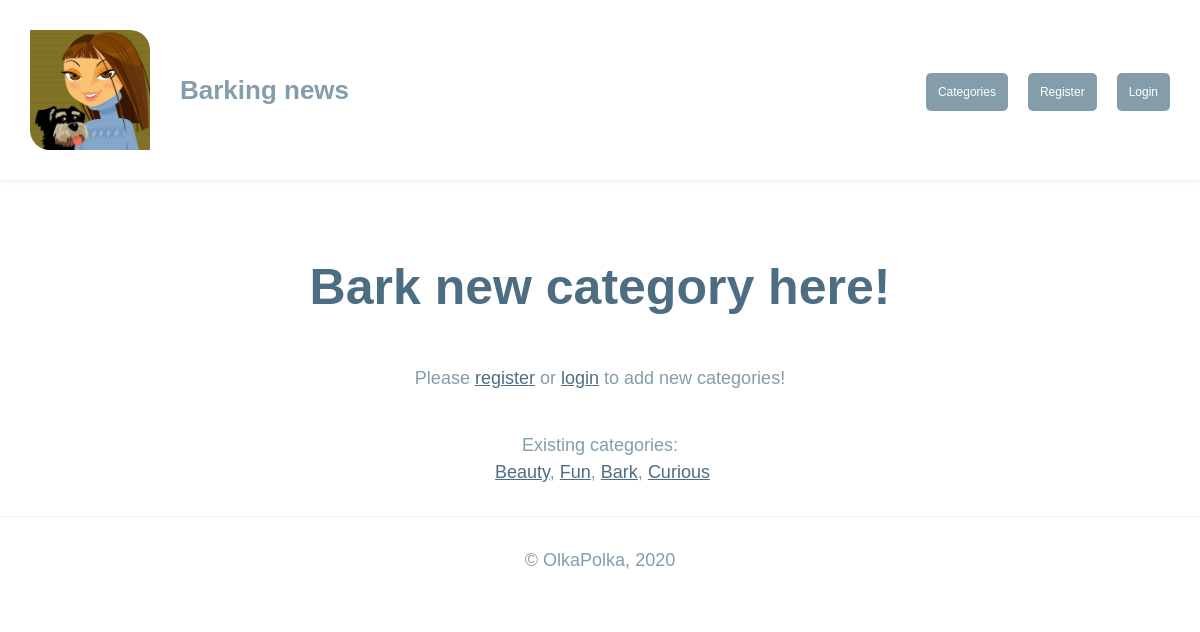
The page /categories on the database its author committed.
### tables this page shows
CREATE TABLE 'categories' ('category_id' integer PRIMARY KEY AUTOINCREMENT NOT NULL,'category_title' varchar(255));

### application.py (the view)
@app.route("/categories", methods=["GET", "POST"])
def categories():
    if (session and session['user_id']):
        userId = session['user_id']
    else:
        userId = False
    if request.method == "POST":
        if not request.form.get("title"):
            return apology("Please provide category title")
        elif not session["user_id"]:
            return apology("Anonymous users are not allowed to add categories")
        else:
            db.execute("INSERT INTO categories (category_title) VALUES (:title)",
                title=request.form.get("title"))
            currentCategories = db.execute("SELECT * FROM categories")
            return render_template("categories.html", showMessage=True, currentCategories=currentCategories, userId=userId)
    else:
        currentCategories = db.execute("SELECT * FROM categories")
        return render_template("categories.html", currentCategories=currentCategories, userId=userId)

### application.py (called while the page is built)
@app.after_request
def after_request(response):
    response.headers["Cache-Control"] = "no-cache, no-store, must-revalidate"
    response.headers["Expires"] = 0
    response.headers["Pragma"] = "no-cache"
    return response

### templates/categories.html (shortened to what this page needs)
{% extends "layout.html" %}
{% block main %}
    <h2 class="pagetitle">Bark new category here!</h2>
    {% if userId %}
        <form action="/categories" method="post">
            <div class="form-group">
                <label for="title">Title</label>
                <input autocomplete="off" autofocus class="form-control" name="title" type="text">
            </div>
            <button class="button" type="submit">Bark new category</button>
        </form>
     {% else %}
        <p>Please <a href="/register">register</a> or <a href="/login">login</a> to add new categories!</p>
    {% endif %}
    <div class="categories">
        Existing categories:
        {% if currentCategories %}
            <ul class="categories-list">
                {% for row in currentCategories %}
                    <li><a href='category?id={{ row["category_id"] }}'>{{ row["category_title"] }}</a></li>
                {% endfor %}
            </ul>
        {% else %}
            <p>There are no categories yet.</p>
        {% endif %}
    </div>
{% endblock %}

### static/styles.css (style rules this page uses)
body { margin: 0; font-size: 18px; font-family: Arial, Helvetica, sans-serif; color: #849DAB; }
a { color: #4d6e82; }
.pagetitle { margin: 40px 0; color: #4d6e82; font-weight: bold; font-size: 50px; }
.categories { width: 300px; margin: 40px auto 0; }
.categories-list { display: flex; justify-content: center; }
.categories-list li { margin-left: 5px; }
.categories-list li:after { content: ','; }
.categories-list li:last-child:after { content: ''; }

### rows shown on the page
categories: category_title "Beauty"
categories: category_title "Fun"
categories: category_title "Bark"
categories: category_title "Curious"
